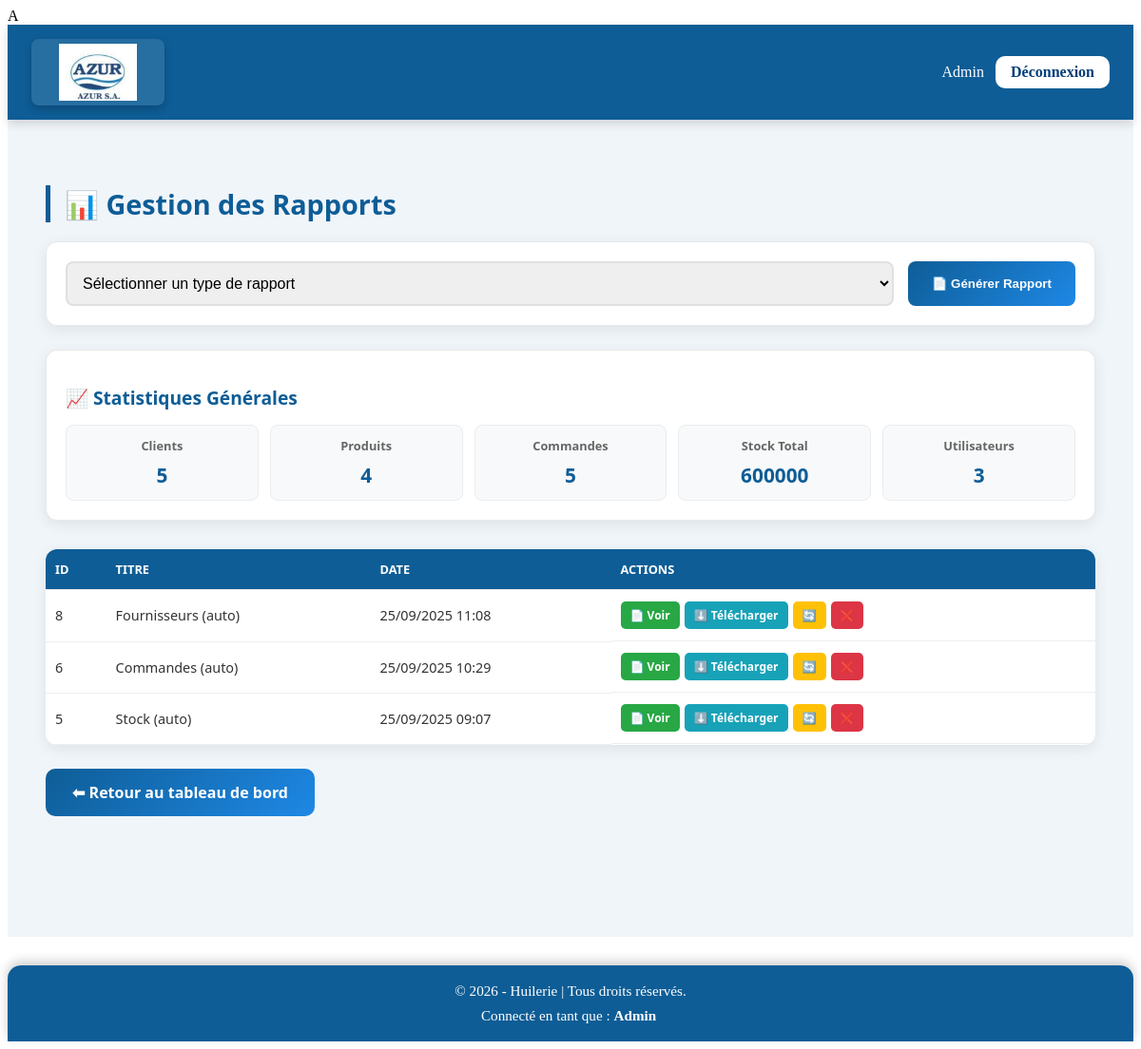
/public/rapport.php (signed in), run on the app's committed database.
### tables this page shows
CREATE TABLE IF NOT EXISTS `rapport` (
  `id_rapport` int NOT NULL AUTO_INCREMENT,
  `titre` varchar(150) DEFAULT NULL,
  `contenu` text,
  `date_creation` datetime DEFAULT CURRENT_TIMESTAMP,
  `id_utilisateur` int DEFAULT NULL,
  PRIMARY KEY (`id_rapport`),
  KEY `id_utilisateur` (`id_utilisateur`)
);

### src/models/Rapport.php (called while the page is built, shortened)
A<?php
require_once __DIR__ . "/../../config/db.php";
class Rapport {
    private $pdo;
    public function __construct() {
        global $pdo;
        $this->pdo = $pdo;
    }
    public function statistiquesGenerales() {
        $stats = [];
        $stats['totalClients'] = $this->pdo->query("SELECT COUNT(*) FROM CLIENT")->fetchColumn();
        $stats['totalProduits'] = $this->pdo->query("SELECT COUNT(*) FROM PRODUIT")->fetchColumn();
        $stats['totalCommandes'] = $this->pdo->query("SELECT COUNT(*) FROM COMMANDE")->fetchColumn();
        $stats['stockTotal'] = $this->pdo->query("SELECT COALESCE(SUM(quantite),0) FROM STOCK")->fetchColumn();
        $stats['totalUtilisateurs'] = $this->pdo->query("SELECT COUNT(*) FROM UTILISATEUR")->fetchColumn();
        return $stats;
    }
}

### src/controllers/rapportController.php (called while the page is built, shortened)
<?php
require_once __DIR__ . "/../../config/db.php";
require_once __DIR__ . "/../models/Rapport.php";
$rapportModel = new Rapport();
$redirect = "dashboard.php";
function listerRapports() {
    global $pdo;
    $sql = "SELECT r.*, u.nom AS auteur
            FROM rapport r
            LEFT JOIN utilisateur u ON r.id_utilisateur=u.id_utilisateur
            ORDER BY r.date_creation DESC";
    return $pdo->query($sql)->fetchAll(PDO::FETCH_ASSOC);
}
        ?>
        <?php
$rapports = listerRapports();
$stats = $rapportModel->statistiquesGenerales();
include __DIR__ . "/../views/rapports.php";
?>

### public/rapport.php (called while the page is built)
<?php
require_once __DIR__ . "/../src/controllers/rapportController.php";
?>

### src/views/rapports.php (the view, shortened to what this page needs)
<?php include __DIR__ . "/../../templates/header.php"; ?>
<main class="main-content">
<div class="container">
    <h1>📊 Gestion des Rapports</h1>
    <form method="post" id="rapportForm">
        <select name="type" required>
            <option value="">Sélectionner un type de rapport</option>
        </select>
        <button type="submit" name="generer">📄 Générer Rapport</button>
    </form>
    <div class="stats">
        <h2>📈 Statistiques Générales</h2>
        <div class="stats-grid">
            <div class="stat-card">
                <h3>Clients</h3>
                <p><?= $stats['totalClients'] ?></p>
            </div>
            <div class="stat-card">
                <h3>Produits</h3>
                <p><?= $stats['totalProduits'] ?></p>
            </div>
            <div class="stat-card">
                <h3>Commandes</h3>
                <p><?= $stats['totalCommandes'] ?></p>
            </div>
            <div class="stat-card">
                <h3>Stock Total</h3>
                <p><?= $stats['stockTotal'] ?></p>
            </div>
            <div class="stat-card">
                <h3>Utilisateurs</h3>
                <p><?= $stats['totalUtilisateurs'] ?></p>
            </div>
        </div>
    </div>
    <div class="rapports-table">
        <table>
            <thead>
                <tr>
                    <th>ID</th>
                    <th>Titre</th>
                    <th>Date</th>
                    <th>Actions</th>
                </tr>
            </thead>
            <tbody>
            <?php if (empty($rapports)): ?>
                <tr>
                    <td colspan="4" style="text-align: center; color: #666;">Aucun rapport généré. Utilisez le formulaire ci-dessus.</td>
                </tr>
            <?php else: ?>
                <?php foreach($rapports as $r): ?>
                <tr>
                    <td><?= $r['id_rapport'] ?></td>
                    <td><?= htmlspecialchars($r['titre'] ?? '') ?></td>
                    <td><?= date('d/m/Y H:i', strtotime($r['date_creation'] ?? 'now')) ?></td>
                    <td class="actions">
                        <a href="?voir=<?= $r['id_rapport'] ?>" target="_blank" class="btn-action btn-voir">📄 Voir</a>
                        <a href="?telecharger=<?= $r['id_rapport'] ?>" class="btn-action btn-telecharger">⬇️ Télécharger</a>
                        <a href="?regen=<?= $r['id_rapport'] ?>" class="btn-action btn-regen" onclick="return confirm('Régénérer ce rapport ?')">🔄</a>
                        <a href="?supprimer=<?= $r['id_rapport'] ?>" class="btn-action btn-supprimer" onclick="return confirm('Supprimer ce rapport ?')">❌</a>
                    </td>
                </tr>
                <?php endforeach; ?>
            <?php endif; ?>
            </tbody>
        </table>
    </div>
    <a href="<?= $redirect ?>" class="btn-dashboard">⬅ Retour au tableau de bord</a>
</div>
</main>
<?php include __DIR__ . "/../../templates/footer.php"; ?>

### src/views/rapports.php (style rules this page uses)
.main-content { padding: 30px 20px; font-family: "Segoe UI", Arial, sans-serif; background: #f0f5fa; min-height: 100vh; }
.container { max-width: 1200px; margin: 0 auto; padding: 20px; }
h1 { font-size: 1.8rem; color: #0e5d96; margin-bottom: 20px; border-left: 5px solid #0e5d96; padding-left: 15px; }
form { display: flex; flex-wrap: wrap; gap: 15px; margin-bottom: 25px; background: #fff; padding: 20px; border-radius: 12px; box-shadow: 0 4px 15px rgba(0,0,0,0.08); border: 1px solid #e8e8e8; }
form select { padding: 12px; border: 2px solid #e0e0e0; border-radius: 8px; flex: 1; min-width: 200px; font-size: 1rem; transition: all 0.3s; }
form button { padding: 12px 25px; background: linear-gradient(135deg, #0e5d96, #1e88e5); border: none; color: #fff; border-radius: 8px; cursor: pointer; transition: all 0.3s; font-weight: 600; }
.stats { margin-bottom: 30px; background: #fff; padding: 20px; border-radius: 12px; box-shadow: 0 4px 15px rgba(0,0,0,0.08); border: 1px solid #e8e8e8; }
.stats h2 { margin-bottom: 15px; color: #0e5d96; font-size: 1.2rem; }
.stats-grid { display: grid; grid-template-columns: repeat(auto-fit, minmax(120px, 1fr)); gap: 12px; }
.stat-card { text-align: center; padding: 12px; background: #f8f9fa; border-radius: 8px; border: 1px solid #e9ecef; }
.stat-card h3 { margin: 0 0 8px 0; font-size: 0.8rem; color: #666; }
.stat-card p { margin: 0; font-size: 1.3rem; font-weight: bold; color: #0e5d96; }
.rapports-table { background: #fff; border-radius: 12px; overflow: hidden; box-shadow: 0 4px 15px rgba(0,0,0,0.08); margin-bottom: 25px; }
table { width: 100%; border-collapse: collapse; }
table th, table td { padding: 12px 10px; text-align: left; border-bottom: 1px solid #eee; }
table th { background: #0e5d96; color: #fff; text-transform: uppercase; font-size: 0.8rem; font-weight: 600; }
table td { color: #333; font-size: 0.9rem; }
.actions { display: flex; gap: 5px; flex-wrap: wrap; }
.btn-action { padding: 6px 10px; border-radius: 5px; font-size: 0.75rem; text-decoration: none; font-weight: 600; transition: all 0.3s; }
.btn-voir { background: #28a745; color: #fff; }
.btn-telecharger { background: #17a2b8; color: #fff; }
.btn-regen { background: #ffc107; color: #333; }
.btn-supprimer { background: #dc3545; color: #fff; }
a { color: #0e5d96; text-decoration: none; }
.btn-dashboard { padding: 14px 28px; font-size: 1rem; border-radius: 10px; background: linear-gradient(135deg, #0e5d96, #1e88e5); color: #fff; text-decoration: none; font-weight: 600; transition: all 0.3s ease; display: inline-block; }

### data on the page
rapport: id_rapport "8", titre "Fournisseurs (auto)", date_creation "25/09/2025 11:08"
rapport: id_rapport "6", titre "Commandes (auto)", date_creation "25/09/2025 10:29"
rapport: id_rapport "5", titre "Stock (auto)", date_creation "25/09/2025 09:07"

### other printed values
$_SESSION['user']['nom'] "Admin"
$stats['totalClients'] "5"
$stats['totalProduits'] "4"
$stats['totalCommandes'] "5"
$stats['stockTotal'] "600000"
$stats['totalUtilisateurs'] "3"
